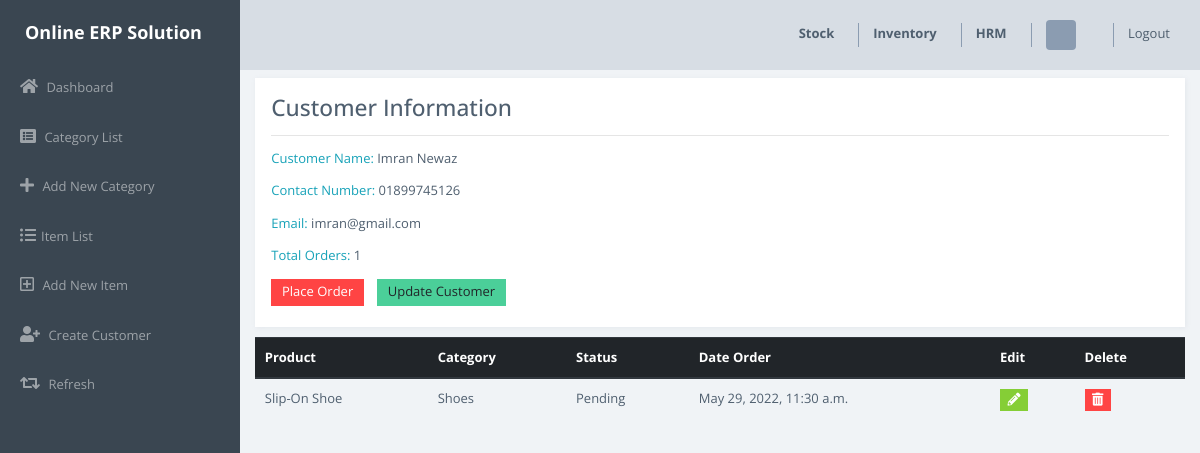
The page /inventory/customer/1/ on the database its author committed.
### inventory_module/models.py (models this page shows, shortened)
class Customer(models.Model):
    name = models.CharField(max_length=200)
    phone = models.CharField(max_length=200)
    email = models.CharField(max_length=200)
    date_created = models.DateTimeField(auto_now_add=True)

class Order(models.Model):
    STATUS = (
        ('Pending', 'Pending'),
        ('Out For Delivery','Out For Delivery'),
        ('Delivered', 'Delivered'),
    )
    customer = models.ForeignKey(Customer,  on_delete=models.SET_NULL, null=True)
    product = models.ForeignKey(Stock,  on_delete=models.SET_NULL, null=True)
    quantity = models.IntegerField(default='0')
    date_created = models.DateTimeField(auto_now_add=True)
    status = models.CharField(max_length=200, choices=STATUS)

### stock_module/models.py (models this page shows)
class Stock(models.Model):
    category = models.ForeignKey(Category, on_delete=models.CASCADE)
    Product_Name = models.CharField(max_length=50)
    Quantity = models.IntegerField(default='0')
    Price = models.IntegerField(default='0')
    Receive_Quantity = models.IntegerField(default='0')
    Receive_By = models.CharField(max_length=50)
    Issue_Quantity = models.IntegerField(default='0')
    Issue_By = models.ForeignKey(User, on_delete=models.CASCADE, default='',null=True)
    Issue_To = models.ForeignKey(Vendor, on_delete=models.CASCADE, default='',null=True)
    Phone_Number = models.CharField(max_length=50)
    Created_By = models.CharField(max_length=50)
    Reorder_Level = models.IntegerField(default='0')
    Last_Updated = models.DateTimeField(auto_now_add=False, auto_now=True)
    Created_At = models.DateTimeField(auto_now_add=True, auto_now=False)
    def __str__(self):
        return str(self.Product_Name)

class Category(models.Model):
    STATUS = (
        ('Active', 'Active'),
        ('Inactive', 'Inactive')
    )
    name = models.CharField(max_length=100)
    status = models.CharField(max_length=50, choices=STATUS)
    created_at = models.DateTimeField(auto_now_add=True)
    updated_at = models.DateTimeField(auto_now=True)
    def __str__(self):
        return str(self.name)

### inventory_module/views.py (the view)
# urls.py: path('customer/<str:pk>/', views.customer, name='customer-details'),
def customer(request, pk):
    customer = Customer.objects.get(id=pk)
    orders = customer.order_set.all()  #here fetch specific customer's order information.
    total_orders = orders.count()
    context = {
        'customer':customer,
        'orders':orders,
        'total_orders': total_orders,
    }
    return render(request, 'inventory/customer.html', context)

### templates/inventory/customer.html
{% load static %}
{% include 'inventory/header.html' %}
{% include 'inventory/sidebar.html' %}
<section class="py-5 mt-5">
    <div class="container">
        <div class="row">
            <div class="col-lg-12">
                <div class="card">
                    <div class="card-body">
                      <h3>Customer Information</h3>
                      <hr>
                      <p><span class="text-info">Customer Name: </span>{{customer.name}}</p>
                      <p><span class="text-info">Contact Number: </span>{{customer.phone}}</p>
                      <p><span class="text-info">Email: </span>{{customer.email}}</p>
                      <p><span class="text-info">Total Orders: </span>{{total_orders}}</p>
                      <div class="d-flex">
                          <div><a href="{% url 'create-order' customer.id %}" class="btn btn-danger">Place Order</a></div>
                          <div><a href="{% url 'update-customer' customer.id %}" class="btn btn-success ml-3">Update Customer</a></div>
                      </div>
                    </div>
                  </div>
            </div>
        </div>
        <div class="row">
            <div class="col-lg-12">
                <table class="table">
                    <thead class="thead-dark">
                      <tr>
                        <th scope="col">Product</th>
                        <th scope="col">Category</th>
                        <th scope="col">Status</th>
                        <th scope="col">Date Order</th>
                        <th scope="col">Edit</th>
                        <th scope="col">Delete</th>
                      </tr>
                    </thead>
                    <tbody>
                   {% for order in orders %}
                        <tr>
                            <td>{{order.product}}</td>
                            <td>{{order.product.category}}</td>
                            <td>{{order.status}}</td>
                            <td>{{order.date_created}}</td>
                            <td> <a href="{% url 'update-order' order.id %}" class="btn btn-primary btn-sm"><i class="fas fa-pencil-alt"></i></a></td>
                            <td><a href="{% url 'delete-order' order.id %}" class="btn btn-danger btn-sm"><i class="fas fa-trash-alt"></i></a></td>
                        </tr>
                   {% endfor %}
                    </tbody>
                  </table>
            </div>
        </div>
    </div>
</section>

### templates/inventory/header.html (style rules this page uses)
* { font-size: 13px; }

### templates/inventory/sidebar.html (style rules this page uses)
* { font-size: 13px; }

### rows shown on the page
Customer: name "Imran Newaz", phone "01899745126", email "imran@gmail.com"
Order: product "Slip-On Shoe", product.category "Shoes", status "Pending", date_created "May 29, 2022, 11:30 a.m."

### other values the page prints
{{ total_orders }} "1"
